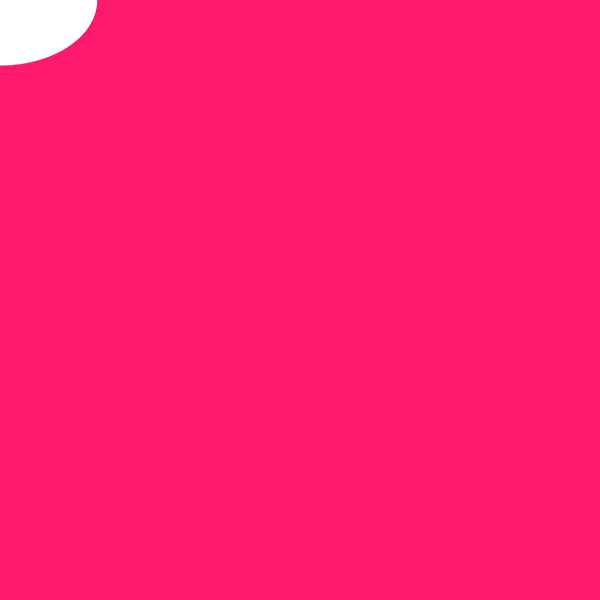
Frame 1 (no input)
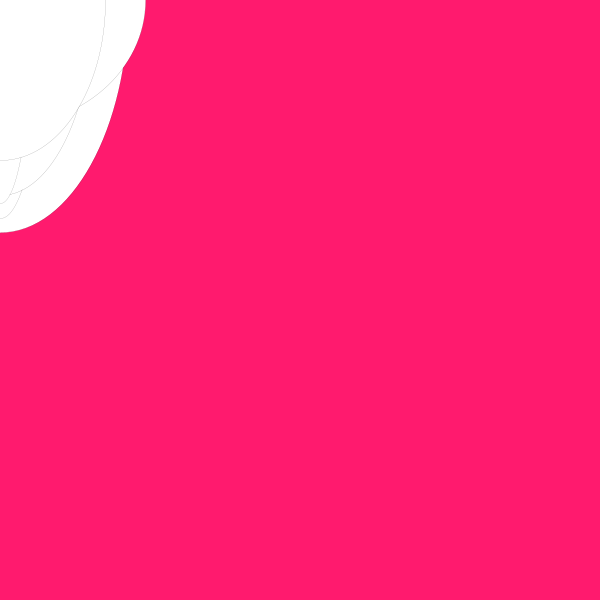
Frame 60 (the mouse pressed at the canvas centre just before this capture)
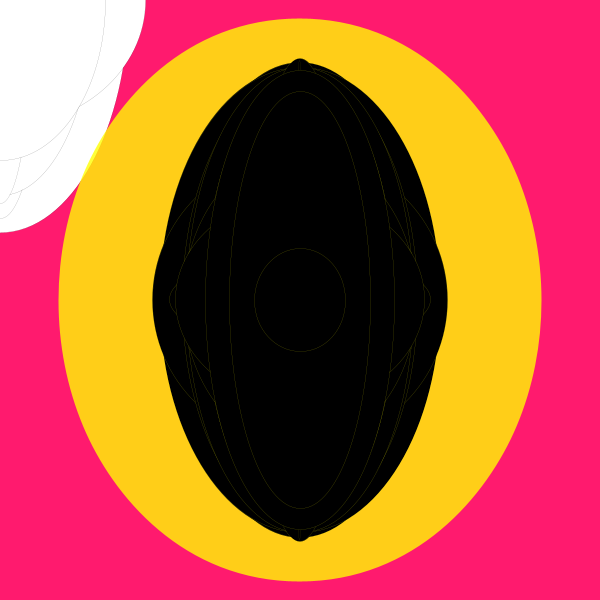
Frame 120 (the mouse held since frame 60 and released just before this capture)

The Processing sketch that drew these frames (run headless with seeded random() and noise(); from frame 60 on, the mouse is pressed at the canvas centre):

// Processing sketch: processing_22261
// ── processing_22261.pde

void setup(){
  size(600, 600);
  background(255, 26, 110);
}
void draw(){
  strokeWeight(abs(mouseX-pmouseX));
  stroke(mouseX, mouseY, mouseX-mouseY, 200);
  if (mousePressed) {
    fill(0);
  } else {
    fill(255);
  }  
  ellipse(mouseX, mouseY, random(2,300), random(2,500));
}

void mousePressed(){
  background(208,255,26);
}           
                                
